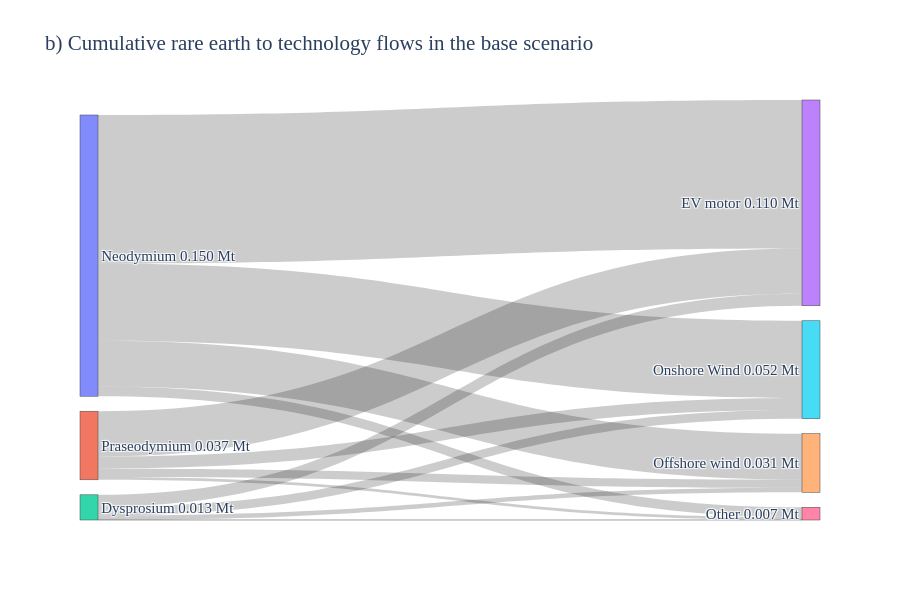

Notebook code cell kept with this figure:
### Code cell
network_key = sample_base_2h_irena_phs

df_merged, totals_Mt = compute_mineral_demand_network(
    n[network_key],
    rare_earths,
    "Market share current",
    mineral_intensities,
    tech_scenarios,
    capacity_col_name="capacity",
    evs=True,
)

# assuming `criticality` DataFrame exists and includes
# "GeoPolRisk Characterization Factor [eq. Kg-Cu/Kg]" and a mineral name column
plot_mineral_to_tech_sankey(
    df_merged,
    rare_earths,
    tech_col="carrier_renamed",
    network_name=network_key,
    mode="mass",
    # criticality_df=criticality,
    criticality_min_col=None,  # or the actual mineral name column in your `criticality` DF
    criticality_score_col="GeoPolRisk Characterization Factor [eq. Kg-Cu/Kg]",
    fmt_decimals=3,
    min_tech_share=0.05,
    title="b) Cumulative rare earth to technology flows in the base scenario",
)

### Figure 1 — Plotly figure (JSON) as saved in the notebook; plotly's stock layout.template omitted (floating-point values rounded to 4 significant figures)
{"data": [{"link": {"customdata": ["Dysprosium → EV motor: 0.006 Mt", "Dysprosium → Offshore wind: 0.002 Mt", "Dysprosium → Onshore Wind: 0.005 Mt", "Dysprosium → Other: 0.000 Mt", "Neodymium → EV motor: 0.079 Mt", "Neodymium → Offshore wind: 0.024 Mt", "Neodymium → Onshore Wind: 0.041 Mt", "Neodymium → Other: 0.005 Mt", "Praseodymium → EV motor: 0.024 Mt", "Praseodymium → Offshore wind: 0.004 Mt", "Praseodymium → Onshore Wind: 0.007 Mt", "Praseodymium → Other: 0.002 Mt"], "source": [2, 2, 2, 2, 0, 0, 0, 0, 1, 1, 1, 1], "target": [3, 4, 5, 6, 3, 4, 5, 6, 3, 4, 5, 6], "value": [0.006447, 0.002387, 0.004606, 3.122e-05, 0.0794, 0.0245, 0.04124, 0.005223, 0.02417, 0.004414, 0.006525, 0.001562]}, "node": {"customdata": [0.1504, 0.03667, 0.01347, 0.11, 0.0313, 0.05237, 0.006816], "label": ["Neodymium\n0.150 Mt", "Praseodymium\n0.037 Mt", "Dysprosium\n0.013 Mt", "EV motor\n0.110 Mt", "Offshore wind\n0.031 Mt", "Onshore Wind\n0.052 Mt", "Other\n0.007 Mt"], "pad": 15, "thickness": 18}, "type": "sankey"}], "layout": {"font": {"family": "Georgia, serif, Arial, sans-serif", "size": 15}, "height": 600, "title": {"text": "b) Cumulative rare earth to technology flows in the base scenario"}, "width": 900}}
